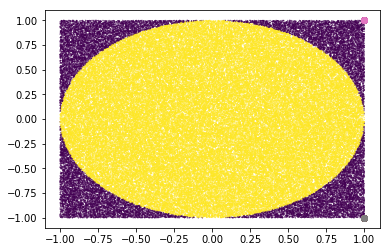

Here is the Python script that generated this plot:
import matplotlib.pyplot as plt
import numpy as np

def draw_circle():
    angles=np.linspace(0,2*np.pi,1000)
    xs=np.cos(angles)
    ys=np.sin(angles)
    plt.plot(xs,ys,'r')
    plt.axes().set_aspect('equal','datalim')
    
def draw_square():
    size=1
    n_points=1000
    ones=np.ones((n_points,))
    v=np.linspace(size,size,n_points)
    color='h'
    plt.plot(ones,v,color)
    plt.plot(v,ones,color)
    plt.plot(ones,v,color)
    plt.plot(v,-ones,color)
    
    
def draw_backgroud():
    draw_square()
    draw_square()
    
#实验次数 
N_TRAINS=10**5
#在正方形里扔很多点
points=np.random.uniform(low=-1,high=1,size=(N_TRAINS,2))
#到原点距离小于1的点在圆内部
sq_radiuses=np.sum(points**2,axis=1)
in_circle=(sq_radiuses<1)
approx_pi=4*np.sum(in_circle)/N_TRAINS
draw_backgroud()
plt.scatter(points[:,0],points[:,1],c=in_circle,s=0.1)
print('近似的pi是',approx_pi)
